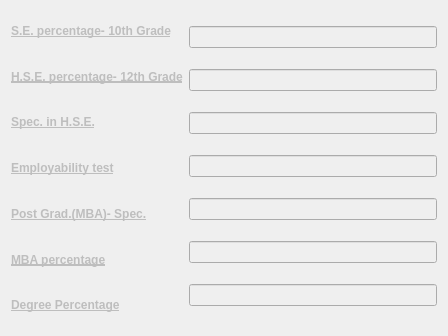
<?xml version="1.0" encoding="UTF-8"?>
<ui version="4.0">
 <class>DetailWindow</class>
 <widget class="QDialog" name="DetailWindow">
  <property name="geometry">
   <rect>
    <x>0</x>
    <y>0</y>
    <width>448</width>
    <height>336</height>
   </rect>
  </property>
  <property name="sizePolicy">
   <sizepolicy hsizetype="Fixed" vsizetype="Fixed">
    <horstretch>0</horstretch>
    <verstretch>0</verstretch>
   </sizepolicy>
  </property>
  <property name="windowTitle">
   <string>Dialog</string>
  </property>
  <layout class="QHBoxLayout" name="horizontalLayout">
   <item>
    <layout class="QVBoxLayout" name="verticalLayout">
     <item>
      <widget class="QLabel" name="label">
       <property name="enabled">
        <bool>false</bool>
       </property>
       <property name="font">
        <font>
         <weight>75</weight>
         <bold>true</bold>
         <underline>true</underline>
        </font>
       </property>
       <property name="text">
        <string>S.E. percentage- 10th Grade</string>
       </property>
      </widget>
     </item>
     <item>
      <widget class="QLabel" name="label_2">
       <property name="enabled">
        <bool>false</bool>
       </property>
       <property name="font">
        <font>
         <weight>75</weight>
         <bold>true</bold>
         <underline>true</underline>
        </font>
       </property>
       <property name="text">
        <string>H.S.E. percentage- 12th Grade</string>
       </property>
      </widget>
     </item>
     <item>
      <widget class="QLabel" name="label_3">
       <property name="enabled">
        <bool>false</bool>
       </property>
       <property name="font">
        <font>
         <weight>75</weight>
         <bold>true</bold>
         <underline>true</underline>
        </font>
       </property>
       <property name="text">
        <string>Spec. in H.S.E.</string>
       </property>
      </widget>
     </item>
     <item>
      <widget class="QLabel" name="label_4">
       <property name="enabled">
        <bool>false</bool>
       </property>
       <property name="font">
        <font>
         <weight>75</weight>
         <bold>true</bold>
         <underline>true</underline>
        </font>
       </property>
       <property name="text">
        <string>Employability test</string>
       </property>
      </widget>
     </item>
     <item>
      <widget class="QLabel" name="label_5">
       <property name="enabled">
        <bool>false</bool>
       </property>
       <property name="font">
        <font>
         <weight>75</weight>
         <bold>true</bold>
         <underline>true</underline>
        </font>
       </property>
       <property name="text">
        <string>Post Grad.(MBA)- Spec.</string>
       </property>
      </widget>
     </item>
     <item>
      <widget class="QLabel" name="label_6">
       <property name="enabled">
        <bool>false</bool>
       </property>
       <property name="font">
        <font>
         <weight>75</weight>
         <bold>true</bold>
         <underline>true</underline>
        </font>
       </property>
       <property name="text">
        <string>MBA percentage</string>
       </property>
      </widget>
     </item>
     <item>
      <widget class="QLabel" name="label_7">
       <property name="enabled">
        <bool>false</bool>
       </property>
       <property name="font">
        <font>
         <weight>75</weight>
         <bold>true</bold>
         <underline>true</underline>
        </font>
       </property>
       <property name="text">
        <string>Degree Percentage</string>
       </property>
      </widget>
     </item>
    </layout>
   </item>
   <item>
    <layout class="QVBoxLayout" name="verticalLayout_2">
     <item>
      <widget class="QLineEdit" name="lineEdit">
       <property name="enabled">
        <bool>false</bool>
       </property>
      </widget>
     </item>
     <item>
      <widget class="QLineEdit" name="lineEdit_2">
       <property name="enabled">
        <bool>false</bool>
       </property>
      </widget>
     </item>
     <item>
      <widget class="QLineEdit" name="lineEdit_3">
       <property name="enabled">
        <bool>false</bool>
       </property>
      </widget>
     </item>
     <item>
      <widget class="QLineEdit" name="lineEdit_4">
       <property name="enabled">
        <bool>false</bool>
       </property>
      </widget>
     </item>
     <item>
      <widget class="QLineEdit" name="lineEdit_5">
       <property name="enabled">
        <bool>false</bool>
       </property>
      </widget>
     </item>
     <item>
      <widget class="QLineEdit" name="lineEdit_6">
       <property name="enabled">
        <bool>false</bool>
       </property>
      </widget>
     </item>
     <item>
      <widget class="QLineEdit" name="lineEdit_7">
       <property name="enabled">
        <bool>false</bool>
       </property>
      </widget>
     </item>
    </layout>
   </item>
  </layout>
 </widget>
 <resources/>
 <connections/>
</ui>
